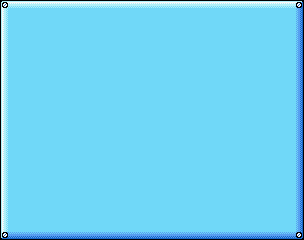

The image is a tile-based game level rendered from a .tmx file. Its description and complete source (layers, tilesets, objects, tile grids) follow:
An orthogonal 19x15 tile map with 16x16 px tiles, 1 tile layer (blue).

<map version="1.5" tiledversion="1.6.0" orientation="orthogonal" renderorder="right-down" width="19" height="15" tilewidth="16" tileheight="16" infinite="0" nextlayerid="2" nextobjectid="1">
 <tileset firstgid="1" name="tileset" tilewidth="16" tileheight="16" tilecount="1204" columns="43">
  <image source="../AS2_source/effects_UI_tiles/tileset.png" trans="ff00ff" width="688" height="450" />
 </tileset>
 <layer id="1" name="blue" width="19" height="15">
  <data encoding="csv">
21,22,22,22,22,22,22,22,22,22,22,22,22,22,22,22,22,22,23,
64,1053,1053,1053,1053,1053,1053,1053,1053,1053,1053,1053,1053,1053,1053,1053,1053,1053,66,
64,1053,1053,1053,1053,1053,1053,1053,1053,1053,1053,1053,1053,1053,1053,1053,1053,1053,66,
64,1053,1053,1053,1053,1053,1053,1053,1053,1053,1053,1053,1053,1053,1053,1053,1053,1053,66,
64,1053,1053,1053,1053,1053,1053,1053,1053,1053,1053,1053,1053,1053,1053,1053,1053,1053,66,
64,1053,1053,1053,1053,1053,1053,1053,1053,1053,1053,1053,1053,1053,1053,1053,1053,1053,66,
64,1053,1053,1053,1053,1053,1053,1053,1053,1053,1053,1053,1053,1053,1053,1053,1053,1053,66,
64,1053,1053,1053,1053,1053,1053,1053,1053,1053,1053,1053,1053,1053,1053,1053,1053,1053,66,
64,1053,1053,1053,1053,1053,1053,1053,1053,1053,1053,1053,1053,1053,1053,1053,1053,1053,66,
64,1053,1053,1053,1053,1053,1053,1053,1053,1053,1053,1053,1053,1053,1053,1053,1053,1053,66,
64,1053,1053,1053,1053,1053,1053,1053,1053,1053,1053,1053,1053,1053,1053,1053,1053,1053,66,
64,1053,1053,1053,1053,1053,1053,1053,1053,1053,1053,1053,1053,1053,1053,1053,1053,1053,66,
64,1053,1053,1053,1053,1053,1053,1053,1053,1053,1053,1053,1053,1053,1053,1053,1053,1053,66,
64,1053,1053,1053,1053,1053,1053,1053,1053,1053,1053,1053,1053,1053,1053,1053,1053,1053,66,
107,108,108,108,108,108,108,108,108,108,108,108,108,108,108,108,108,108,109
</data>
 </layer>
</map>
